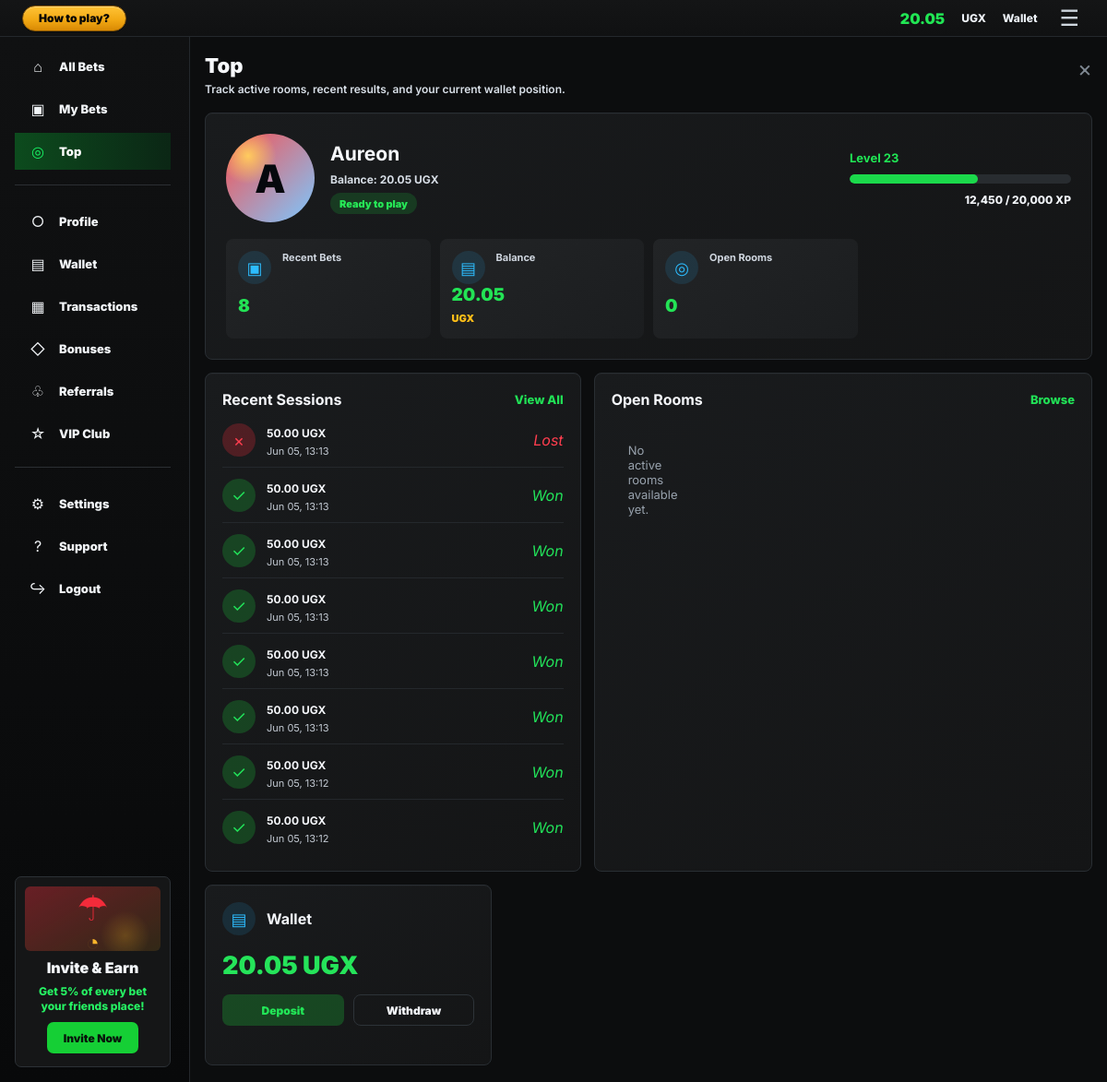
Before: /dashboard/ (signed in) with the older database file.
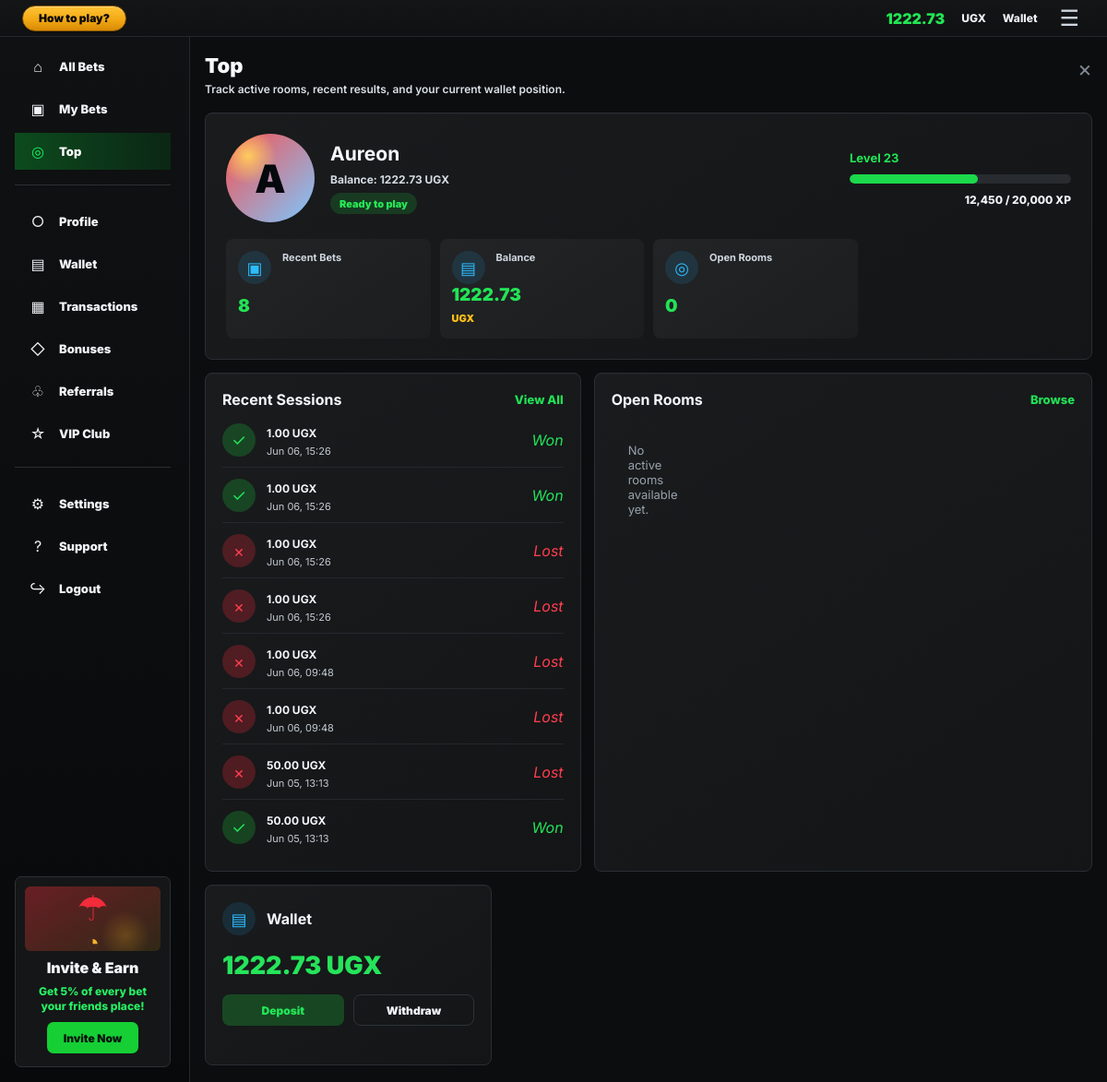
After: the same page with the newer database file.
### core/models.py (models this page shows, shortened)
class Profile(models.Model):
    KYC_STATUS_CHOICES = [
        ('none', 'Not Started'),
        ('tier_1', 'Tier 1 - Phone Verified'),
        ('tier_2', 'Tier 2 - Basic KYC'),
        ('tier_3', 'Tier 3 - Full KYC'),
        ('rejected', 'Rejected'),
    ]
    user = models.OneToOneField(User, on_delete=models.CASCADE)
    balance = models.DecimalField(max_digits=12, decimal_places=2, default=1000)
    currency = models.CharField(max_length=3, default='UGX')
    phone_number = models.CharField(max_length=20, blank=True)
    kyc_status = models.CharField(max_length=12, choices=KYC_STATUS_CHOICES, default='none')
    daily_deposit_limit = models.DecimalField(max_digits=12, decimal_places=2, default=500000)
    daily_loss_limit = models.DecimalField(max_digits=12, decimal_places=2, default=200000)
    self_excluded_until = models.DateTimeField(null=True, blank=True)
    created_at = models.DateTimeField(auto_now_add=True)

class GameSession(models.Model):
    user = models.ForeignKey(User, on_delete=models.CASCADE)
    round = models.ForeignKey(GameRound, on_delete=models.SET_NULL, null=True, blank=True, related_name='bets')
    stake = models.DecimalField(max_digits=8, decimal_places=2)
    crash_point = models.DecimalField(max_digits=8, decimal_places=2)
    cashed_out_at = models.DecimalField(max_digits=8, decimal_places=2, null=True, blank=True)
    won_amount = models.DecimalField(max_digits=10, decimal_places=2, default=0)
    created_at = models.DateTimeField(default=timezone.now)
    @property
    def is_winner(self):
        return self.cashed_out_at is not None and self.cashed_out_at < self.crash_point

### core/views.py (the view)
# urls.py: path('dashboard/', views.dashboard, name='dashboard'),
@login_required
def dashboard(request):
    profile = get_object_or_404(Profile, user=request.user)
    sessions = GameSession.objects.filter(user=request.user).order_by('-created_at')[:8]
    rooms = Room.objects.filter(status='waiting').order_by('-created_at')[:4]
    form = PlayForm()
    return render(request, 'core/dashboard.html', {
        'profile': profile,
        'sessions': sessions,
        'rooms': rooms,
        'form': form,
    })

### core/templates/core/dashboard.html (shortened to what the changed rows need)
{% extends 'core/base.html' %}
{% block content %}
<section class="account-page account-top-page">
    <div class="account-workspace">
        {% include 'core/partials/account_topbar.html' %}
        <main class="account-main">
            <section class="account-content">
                <div class="account-title-row">
                    <div>
                        <h1>Top</h1>
                    </div>
                </div>
                <section class="account-hero-card compact-hero">
                    <div class="wallet-identity">
                        <div>
                            <h2>{{ request.user.username }}</h2>
                            <p>Balance: {{ profile.balance|floatformat:2 }} {{ profile.currency }}</p>
                            <span>Ready to play</span>
                        </div>
                    </div>
                    <div class="account-stat-row">
                        <article><span>▤</span><small>Balance</small><strong>{{ profile.balance|floatformat:2 }} <em>{{ profile.currency }}</em></strong></article>
                    </div>
                </section>
                <div class="account-grid-2">
                    <section class="account-card account-activity-card">
                        <div class="section-heading">
                            <h2>Recent Sessions</h2>
                        </div>
                        <ul class="account-activity-list">
                            {% for session in sessions %}
                                <li>
                                    <span class="activity-icon {% if session.is_winner %}positive{% else %}negative{% endif %}">{% if session.is_winner %}✓{% else %}×{% endif %}</span>
                                    <div><strong>{{ session.stake|floatformat:2 }} {{ profile.currency }}</strong><small>{{ session.created_at|date:'M d, H:i' }}</small></div>
                                    <em class="{% if session.is_winner %}positive{% else %}negative{% endif %}">{{ session.is_winner|yesno:'Won,Lost' }}</em>
                                </li>
                            {% empty %}
                                <li class="account-empty-state">No sessions yet.</li>
                            {% endfor %}
                        </ul>
                    </section>
                    <section class="account-card account-activity-card">
                        <div class="section-heading">
                            <h2>Open Rooms</h2>
                        </div>
                    </section>
                </div>
            </section>
            <aside class="account-right-rail">
                <section class="account-card">
                    <div class="vip-head"><span>▤</span><strong>Wallet</strong></div>
                    <strong class="wallet-balance-large">{{ profile.balance|floatformat:2 }} {{ profile.currency }}</strong>
                    <div class="wallet-action-tabs">
                        <a href="{% url 'wallet' %}#deposit-form">Deposit</a>
                        <a href="{% url 'wallet' %}#withdraw-form">Withdraw</a>
                    </div>
                </section>
            </aside>
        </main>
    </div>
</section>
{% endblock %}

### core/templates/core/partials/account_topbar.html
<header class="account-topbar">
    <a class="help-chip" href="{% url 'how_to_play' %}">How to play?</a>
    <div>
        <strong>{{ profile.balance|floatformat:2 }}</strong>
        <span>{{ profile.currency }}</span>
        <a href="{% url 'wallet' %}">Wallet</a>
        <button type="button" aria-label="Menu">☰</button>
    </div>
</header>

Changed rows visible on the page:
no longer on this page (row unchanged): GameSession: stake "50.00", {{ profile.currency }} "UGX", created_at "Jun 05, 13:13", is_winner "Won"
no longer on this page (row unchanged): GameSession: stake "50.00", {{ profile.currency }} "UGX", created_at "Jun 05, 13:13", is_winner "Won"
no longer on this page (row unchanged): GameSession: stake "50.00", {{ profile.currency }} "UGX", created_at "Jun 05, 13:13", is_winner "Won"
no longer on this page (row unchanged): GameSession: stake "50.00", {{ profile.currency }} "UGX", created_at "Jun 05, 13:13", is_winner "Won"
no longer on this page (row unchanged): GameSession: stake "50.00", {{ profile.currency }} "UGX", created_at "Jun 05, 13:12", is_winner "Won"
no longer on this page (row unchanged): GameSession: stake "50.00", {{ profile.currency }} "UGX", created_at "Jun 05, 13:12", is_winner "Won"
changed Profile "UGX": balance "20.05" → "1222.73"
added GameSession: stake "1.00", {{ profile.currency }} "UGX", created_at "Jun 06, 15:26", is_winner "Won"
added GameSession: stake "1.00", {{ profile.currency }} "UGX", created_at "Jun 06, 15:26", is_winner "Won"
added GameSession: stake "1.00", {{ profile.currency }} "UGX", created_at "Jun 06, 15:26", is_winner "Lost"
added GameSession: stake "1.00", {{ profile.currency }} "UGX", created_at "Jun 06, 15:26", is_winner "Lost"
added GameSession: stake "1.00", {{ profile.currency }} "UGX", created_at "Jun 06, 09:48", is_winner "Lost"
added GameSession: stake "1.00", {{ profile.currency }} "UGX", created_at "Jun 06, 09:48", is_winner "Lost"
